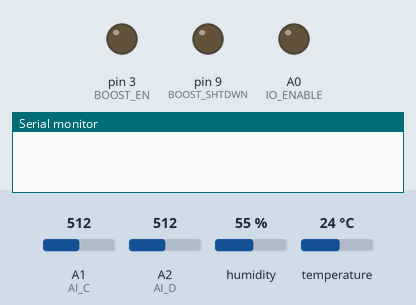
The program below on a simulated Arduino Uno, built with avr-gcc and run on an emulated ATmega328P. Shown: output pins drawn as LEDs (lit = HIGH), the last lines printed to the serial monitor. The inputs (shaded band) are chosen by the test bench; at power-on: A1 (AI_C) = 512, A2 (AI_D) = 512, humidity 55 %, temperature 24 °C. The modem accepts every AT command (registered, SIM ready, sends succeed) and sends nothing else; pins used as bus, display or sensor lines are not drawn.

Above: at 0.0 s.
At 6.3 s:
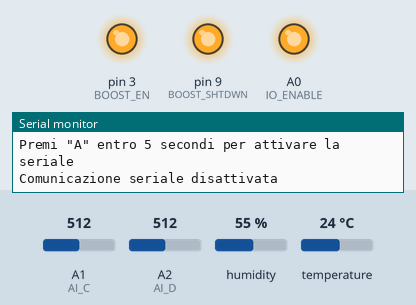
At 13.3 s:
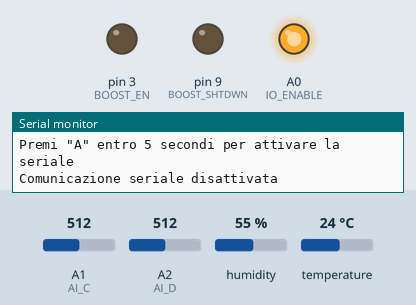
Timing chart, 0 to 15.8 s (numbered marks = the images above):
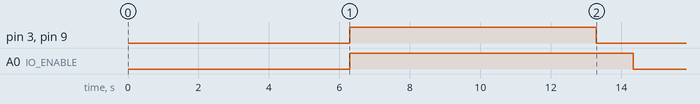

The program:

main.cpp
```cpp
/* ARDUINO UNO

> Il messaggio può avere una dimensione massima di 12 byte, è stato rappresentato tramite un'array di 12 interi unsigned
da 1 byte (8 bit) ciascuno.
  - Il primo byte è stato riservato al riconoscimento della scheda in uso, è stata sfruttata la notazione esadecimale per associare alla scheda una sigla riconoscitiva
    alfa-numerica.
  - Il secondo byte è vuoto, è un gap che precede i dati riservati alla sensoristica
  - Dal terzo al decimo byte sono raccolti i dati ottenuti dalla sensoristica
  - L'undicesimo byte è dedicato allo stato di carica della batteria
  - Il dodicesimo byte è una sigla (ED) di chiusura dell'array.

> FORCHETTA C e D: il valore ricevuto dal sensore è stato splittato tra lowbyte e highbyte, per non perdere in precisione. In ricezione dovrà poi essere ricomposto in una word
  (2 byte) per ottenere il valore di umidità corretto. Valori superiori a 1000 non verranno considerati in quanto già indice di allagamento (min 0, max 1000).

> I2C TEMP: il valore ricevuto dal sensore è in virgola mobile e può assumere valori negativi. Sommando 30 a questo valore avremmo una temperatura sempre positiva
  compresa nel range 10 - 90 gradi. La parte decimale della temperatura è stata approssimata mantenendo una precisione di mezzo grado: moltiplicando per 2 otteniamo un
  numero sempre pari, decidiamo poi se renderlo dispari sommando 1, oppure mantenerlo pari senza sommare 1. In ricezione, il valore andrà diviso per due e decrementato
  di 30 afinchè si ottenga il corretto valore di temperatura;

> I2C HUM: stesso ragionamento precedente, ma senza l'aggiunta di +30 a causa dell'assenza di valori negativi di umidità;

> BATTERIA: il valore ricevuto è la tensione della batteria in millivolt. Sottraendo 2500 e dividendo per 8 questo valore, otteniamo una perdita di precisione
  trascurabile a vantaggio di un messaggio compresso in 8 bit. In ricezione andrà ricomposto il valore inviato, moltiplicandolo per 8 ed incrementandolo di 2500.
*/

#include <Arduino.h>
#include <SPI.h>
#include <SoftwareSerial.h>
#include "LowPower.h"
#include <avr/wdt.h>
#include <Wire.h>
#include "Adafruit_SHT31.h"

/* alimetazione sensori */
#define BOOST_EN 3 //alimentazione sulle porte D e C
#define BOOST_SHTDWN 9 //12v per alimentazione sensoristica analogica (D e C)
#define IO_ENABLE A0 //alimentazione sulle porte A e B

/* analog input */
#define AI_D A2
#define AI_C A1

/*sigfox*/
#define rxPin 6
#define txPin 7
#define SFOX_RST 2

//#define LED_sfx 13
//#define RADIO_PWR 6

#define BUZZER 5

#define SERIAL_DEBUG 9600
#define SERIAL_SIGFOX 9600

//#define SWITCH_I2C 8

SoftwareSerial Sigfox = SoftwareSerial(rxPin, txPin); // set up a new serial port
Adafruit_SHT31 sht31 = Adafruit_SHT31();

char comando;

int umidita;
int umidita1 = 0;
int umidita2 = 0;

float temp;
uint8_t tint;
uint8_t tfloat;
float hum;
uint8_t hint;
uint8_t hfloat;

uint8_t hum_i2c_1;

int vbat_meas;
uint8_t vbat;

uint8_t msg[12];

int debug = 1;

// Prototipi funzioni
String getID();
String getPAC();
void splitFloat(float, uint8_t & , uint8_t & );
long readVcc();
void sendMessage(uint8_t[], int);

void setup() {
  Serial.begin(SERIAL_DEBUG);
  Serial.println("Premi \"A\" entro 5 secondi per attivare la seriale");
  analogReference(EXTERNAL);
  unsigned long startTime = millis();
  while (!Serial.available() && millis() - startTime < 5000) {}
  if (Serial.available() > 0) {
    comando = Serial.read();
    if (comando == 'A') {
      Serial.println("Comunicazione seriale attivata");
    } else {
      Serial.println("Comunicazione seriale disattivata");
      Serial.end();
    }
  } else {
    Serial.println("Comunicazione seriale disattivata");
    Serial.end();
  }

  // buzzer in accensione
  for (int i = 0; i <= 2; i++) {
    delay(100);
    for (int i = 0; i <= 500; i++) {
      digitalWrite(BUZZER, HIGH);
      delayMicroseconds(200);
      digitalWrite(BUZZER, LOW);
      delayMicroseconds(200);
    }
  }

  wdt_disable();
  wdt_enable(WDTO_8S);

  //pin sigfox
  pinMode(rxPin, INPUT);
  pinMode(txPin, OUTPUT);

  //pinMode(RADIO_PWR, OUTPUT);
  pinMode(SFOX_RST, OUTPUT);
  digitalWrite(SFOX_RST, HIGH);
  //digitalWrite(RADIO_PWR, LOW);

  //pin step up
  pinMode(BOOST_EN, OUTPUT);
  pinMode(BOOST_SHTDWN, OUTPUT);
  pinMode(IO_ENABLE, OUTPUT);

  //pin sensori
  pinMode(AI_D, INPUT);
  pinMode(AI_C, INPUT);

  Sigfox.begin(SERIAL_SIGFOX);

  delay(100);
  getID();
  delay(100);
  getPAC();

} /////////////////////////////////////////////////FINE SETUP////////////////////////////////////////////////////////

void loop() {
  if (comando == 'A')
    Serial.begin(SERIAL_DEBUG);

  Serial.println("Inizio loop!");

  //---------------FORCHETTA UMIDITA' 1-------------
  digitalWrite(BOOST_EN, HIGH);
  digitalWrite(BOOST_SHTDWN, HIGH);
  digitalWrite(IO_ENABLE, HIGH);
  delay(5000);
  wdt_reset();

  //sensore umidità D
  umidita = analogRead(AI_D);
  umidita = 0;

  for (int i = 0; i < 10; i++) {
    umidita = analogRead(AI_D);
    umidita1 += umidita;
    delay(100);
  }

  umidita1 = umidita1 / 10;
  if (umidita1 >= 1000)
    umidita1 = 1000;

  wdt_reset();

  Serial.print("Il valore di umidità del sensore D è: ");
  Serial.println(umidita1);
  Serial.print("Il valore di umidità highByte del sensore D è: ");
  Serial.println(highByte(umidita1));
  Serial.print("Il valore di umidità lowByte del sensore D è: ");
  Serial.println(lowByte(umidita1));
  Serial.print("Il valore di umidità ricostruito del sensore D è: ");
  Serial.println(word(highByte(umidita1), lowByte(umidita1)));

  //---------------FORCHETTA UMIDITA' 2-------------
  umidita = analogRead(AI_C);
  umidita = 0;

  for (int i = 0; i < 10; i++) {
    umidita = analogRead(AI_C);
    umidita2 += umidita;
    delay(100);
  }
  digitalWrite(BOOST_EN, LOW);
  digitalWrite(BOOST_SHTDWN, LOW);

  umidita2 = umidita2 / 10;
  if (umidita2 >= 1000)
    umidita2 = 1000;

  wdt_reset();

  Serial.print("Il valore di umidità del sensore C è: ");
  Serial.println(umidita2);
  Serial.print("Il valore di umidità highByte del sensore C è: ");
  Serial.println(highByte(umidita2));
  Serial.print("Il valore di umidità lowByte del sensore C è: ");
  Serial.println(lowByte(umidita2));
  Serial.print("Il valore di umidità ricostruito del sensore C è: ");
  Serial.println(word(highByte(umidita2), lowByte(umidita2)));
  wdt_reset();

  //--------------- SHT31 TEMP -------------------------------------//
  //pinMode(8, OUTPUT);
  //digitalWrite (8, LOW);        // switch i2c A/B
  if (!sht31.begin(0x44))
    Serial.println("Couldn't find SHT31");

  wdt_reset();

  temp = (sht31.readTemperature());

  splitFloat(temp, tint, tfloat);

  if (tfloat >= 8) { // CASO .8 e .9
    tint += 1; // sale di un grado
    tint += 30; //mantenere valori non negativi
    tint *= 2; //diventa un numero pari
  } else if (tfloat <= 2) { // CASO .1 e .2
    tint += 30; //mantenere valori non negativi
    tint *= 2; //diventa un numero pari
  } else { // CASO .3, .4, .5, .6,.7
    tint += 30; //mantenere valori non negativi
    tint *= 2; //diventa un numero pari
    tint += 1; //diventa un numero dispari
  }

  uint8_t temp_i2c_1 = tint;

  if (!isnan(temp)) {
    Serial.print("Temp *C = ");
    Serial.println(temp);
    Serial.print("il valore Temp *C da spedire è= ");
    Serial.println(temp_i2c_1);
  } else {
    Serial.println("Failed to read temperature");
  }

  //--------------- SHT31 HUM -------------------------------------//
  hum = (sht31.readHumidity());

  splitFloat(hum, hint, hfloat);

  if (hfloat >= 8) { // CASO .8 e .9
    hint += 1; // sale di un grado
    hint *= 2; //diventa un numero pari
  } else if (tfloat <= 2) { // CASO .1 e .2
    hint *= 2; //diventa un numero pari
  } else { // CASO .3, .4, .5, .6,.7
    hint *= 2; //diventa un numero pari
    hint += 1; //diventa un numero dispari
  }

  if (hint >= 1000)
    hum_i2c_1 = 1000;
  else
    hum_i2c_1 = hint;

  if (!isnan(hum)) {
    Serial.print("Hum. % = ");
    Serial.println(hum);
    Serial.print("il valore Hum. % da spedire è = ");
    Serial.println(hum_i2c_1);
  } else {
    Serial.println("Failed to read humidity");
  }

  wdt_reset();
  delay(1000);
  digitalWrite(IO_ENABLE, LOW);

  //---------------LETTURA BATTERIA--------------------------------------------------
  vbat_meas = readVcc();
  vbat = (vbat_meas - 2500) / 8; // Compressione in un byte

  Serial.print("La tensione della batteria è: ");
  Serial.println(vbat_meas);
  Serial.print("La tensione della batteria in formato compresso è: ");
  Serial.println(vbat);

  //--------------COSTRUISCE MESSAGGIO (MAX 12 BYTE)---------

  for (int i = 0; i < 12; ++i) {
    msg[i] = 0;
  } // Azzera Messaggio SFX

  msg[0] = 0xA1;
  msg[1] = 0;
  msg[2] = highByte(umidita1);
  msg[3] = lowByte(umidita1);
  msg[4] = highByte(umidita2);
  msg[5] = lowByte(umidita2);
  msg[6] = temp_i2c_1;
  msg[7] = hum_i2c_1;
  msg[8] = 0;
  msg[9] = 0;
  msg[10] = vbat;
  msg[11] = 0xED;

  for (int i = 0; i < 12; i++) {
    Serial.print("BYTE ");
    Serial.print(i);
    Serial.print(" : ");
    Serial.println(msg[i]);
  }

  wdt_reset();

  //--------------INVIA MESSAGGIO-----------------
  Sigfox.begin(SERIAL_SIGFOX);
  digitalWrite(SFOX_RST, HIGH);
  delay(5000);
  wdt_reset();
  sendMessage(msg, 12);
  digitalWrite(SFOX_RST, LOW);
  Sigfox.end();

  for (int i = 0; i <= 500; i++) {
    digitalWrite(BUZZER, HIGH);
    delayMicroseconds(150);
    digitalWrite(BUZZER, LOW);
    delayMicroseconds(150);
  }

  if (comando == 'A')
    Serial.end();
  wdt_disable();

    for (int i = 0; i < 112 ; i++) { //15minuti*60secondi=900secondi/8secondi=112 iterazioni
      LowPower.powerDown(SLEEP_8S, ADC_OFF, BOD_OFF);
    }

  wdt_enable(WDTO_8S);
}
///////////////////////////////////////////////FINE LOOP//////////////////////////////////////////////////////////////////

//-------------PRENDE ID NUMB
String getID() {
  String id = "";
  char output;

  Sigfox.print("AT$I=10\r");
  while (!Sigfox.available()) {}

  while (Sigfox.available()) {
    output = Sigfox.read();
    id += output;
    delay(10);
  }

  if (debug) {
    Serial.print("Sigfox Device ID: ");
    Serial.println(id);
  }

  return id;
}

//--------------PRENDE PAC NUMB
String getPAC() {
  String pac = "";
  char output;

  Sigfox.print("AT$I=11\r");

  while (!Sigfox.available()) {}

  while (Sigfox.available()) {
    output = Sigfox.read();
    pac += output;
    delay(10);
  }

  if (debug) {
    Serial.print("PAC number: ");
    Serial.println(pac);
  }

  return pac;
}

// ----------------SPLITTA NUMERI FLOAT-----------------
void splitFloat(float number, uint8_t & integerPart, uint8_t & decimalPart) {
  // Estrai la parte intera
  integerPart = static_cast < int > (number);
  // Estrai la parte decimale
  decimalPart = static_cast < int > ((number - integerPart) * 10);
}

//------------LETTURA BATTERIA senza PIN AN dedicato------
long readVcc() {
  // Read 1.1V reference against AVcc
  // set the reference to Vcc and the measurement to the internal 1.1V reference
  #if defined(__AVR_ATmega32U4__) || defined(__AVR_ATmega1280__) || defined(__AVR_ATmega2560__)
  ADMUX = _BV(REFS0) | _BV(MUX4) | _BV(MUX3) | _BV(MUX2) | _BV(MUX1);
  #elif defined(__AVR_ATtiny24__) || defined(__AVR_ATtiny44__) || defined(__AVR_ATtiny84__)
  ADMUX = _BV(MUX5) | _BV(MUX0);
  #elif defined(__AVR_ATtiny25__) || defined(__AVR_ATtiny45__) || defined(__AVR_ATtiny85__)
  ADMUX = _BV(MUX3) | _BV(MUX2);
  #else
  ADMUX = _BV(REFS0) | _BV(MUX3) | _BV(MUX2) | _BV(MUX1);
  #endif

  delay(2); // Wait for Vref to settle
  ADCSRA |= _BV(ADSC); // Start conversion
  while (bit_is_set(ADCSRA, ADSC)); // measuring

  uint8_t low = ADCL; // must read ADCL first - it then locks ADCH
  uint8_t high = ADCH; // unlocks both

  long result = (high << 8) | low;

  result = 1125300L / result; // Calculate Vcc (in mV); 1125300 = 1.1*1023*1000
  return result; // Vcc in millivolts
}

//------------INVIA MESSAGGIO
void sendMessage(uint8_t msg[], int size) {
  Serial.println("Inside sendMessage");

  String status = "";
  String hexChar = "";
  String sigfoxCommand = "";
  char output;

  sigfoxCommand += "AT$SF=";

  for (int i = 0; i < size; i++) {
    hexChar = String(msg[i], HEX);

    //padding
    if (hexChar.length() == 1) {
      hexChar = "0" + hexChar;
    }

    sigfoxCommand += hexChar;
  }

  Serial.println("Sending...");
  Serial.println(sigfoxCommand);
  Sigfox.println(sigfoxCommand);
  while (!Sigfox.available()) {
    wdt_reset();
    Serial.println("Waiting for response");
    delay(1000);

  }

  while (Sigfox.available()) {
    output = (char) Sigfox.read();
    status += output;
    delay(10);

  }

  Serial.println();
  Serial.print("Status \t");
  Serial.println(status);
}
```

Measured:
- by itself, pin 3 (BOOST_EN), pin 9 (BOOST_SHTDWN): LOW → HIGH at 6.3 s, → LOW 7.0 s later
- by itself, A0 (IO_ENABLE): LOW → HIGH at 6.3 s, → LOW 8.0 s later
